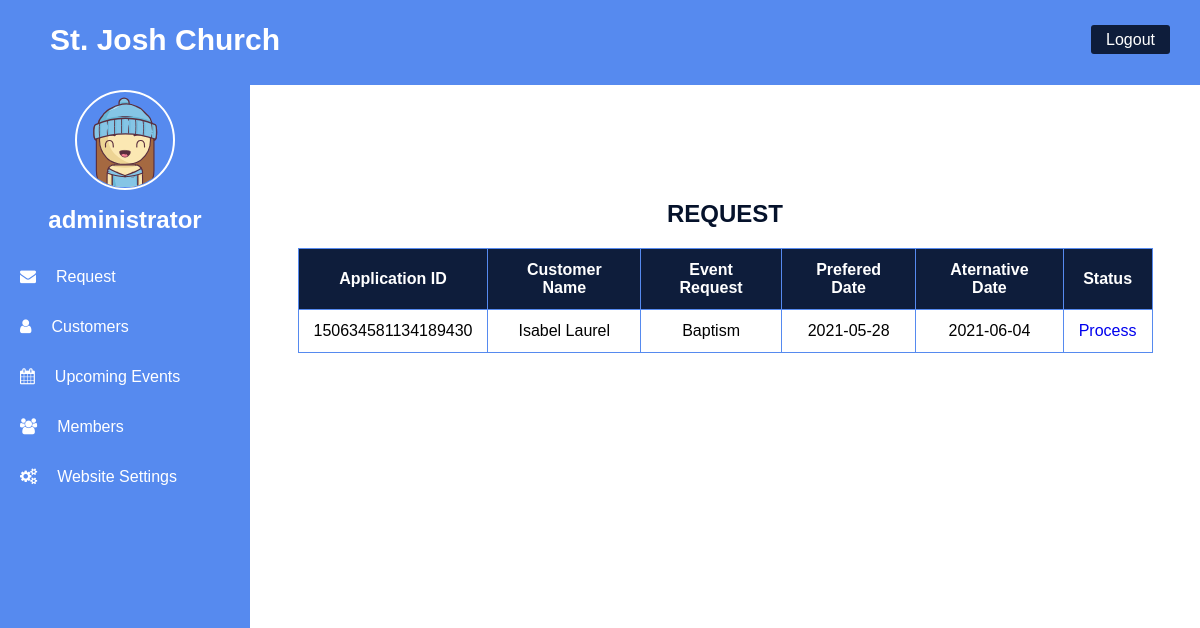
Page /admin/request.php (signed in) on the committed database.
### tables this page shows
CREATE TABLE `user_request` (
  `request_id` int(11) NOT NULL,
  `user_id` int(11) NOT NULL,
  `event_id` int(11) DEFAULT NULL,
  `pre_time` date DEFAULT NULL,
  `alt_time` date DEFAULT NULL,
  `stat` varchar(100) DEFAULT NULL,
  `application_date` datetime NOT NULL DEFAULT current_timestamp(),
  `application_id` varchar(20) NOT NULL
);

CREATE TABLE `user_registration` (
  `user_id` int(11) NOT NULL,
  `name` varchar(100) DEFAULT NULL,
  `email` varchar(50) DEFAULT NULL,
  `address` varchar(100) DEFAULT NULL,
  `phone_no` varchar(20) DEFAULT NULL,
  `username` varchar(20) DEFAULT NULL,
  `password` varchar(20) DEFAULT NULL
);

CREATE TABLE `event_request` (
  `event_id` int(11) NOT NULL,
  `event_name` varchar(100) NOT NULL,
  `avail_file` varchar(100) NOT NULL
);

### admin/function.php (called while the page is built, shortened)
<?php
    function check_login($con){
        if(isset($_SESSION['admin_id']))
        {
            $id = $_SESSION['admin_id'];
            $query = "select * from admin where admin_id = '$id' limit 1";
            $result = mysqli_query($con, $query);
            if($result && mysqli_num_rows($result) > 0)
            {
                $user_data = mysqli_fetch_assoc($result);
                return $user_data;
            }
        }
        die;
    }
?>

### admin/request.php (the view, shortened to what this page needs)
<?php
include('config.php');
$status = '';
?>
<!DOCTYPE html>
<html lang="en">
<head>
    <link rel="stylesheet" href="./css/style.css?v=<?php echo time(); ?>">
    <link rel="stylesheet" href="https://cdnjs.cloudflare.com/ajax/libs/font-awesome/4.7.0/css/font-awesome.min.css">
</head>
<body>
    <?php include('includes/header.php') ?>
    <?php include('includes/sidebar.php') ?>
    <section class="data">
        <h2>Request</h2>
    <form action="" method="POST">
    <table class="table" >
            <thead>
                 <th>Application ID</th>
                <th>Customer Name</th>
                <th>Event Request</th>
                <th>Prefered Date</th>
                <th>Aternative Date</th>
                <th>Status</th>
            </thead>
            <?php
            include ('config.php');
            $query = "select user_request.request_id,user_registration.name, event_request.event_name , user_request.pre_time, user_request.alt_time, user_request.stat,user_request.application_id  FROM user_request,user_registration,event_request where user_request.user_id = user_registration.user_id and event_request.event_id = user_request.event_id";
             $result = mysqli_query($con, $query);
             while($row = $result->fetch_assoc()){?>
                <tbody>
                    <tr>
                        <td><?php echo $row['application_id'] ?></td>
                        <td><?php echo $row['name'] ?></td>
                        <td><?php echo $row['event_name'] ?></td>
                        <td><?php echo $row['pre_time'] ?></td>
                        <td><?php echo $row['alt_time'] ?></td>
                        <?php
                                if($row['stat'] == 'process'){
                                   $status = "Process";
                                }else{
                                    $status = "Approved";
                                }
                            ?>
                        <td>
                            <a href="request.php?edit=<?php echo $row['request_id'];?>"
                            class="ev-btn" ><?php echo $status ?></a>
                        </td>
                    </tr>
                </tbody>
    </form>
             <?php } ?>
    </section>
</body>
</html>

### admin/includes/sidebar.php (shortened to what this page needs)
<?php
include('config.php');
include('function.php');
$user_data = check_login($con);
?>
<div class="side-menu">
    <center>
        <div class="avatar"><img src="./images/bighead.svg" alt=""></div>
        <br><br>
        <h2><?php echo $user_data['name']?></h2>
    </center>
    <br>
    <a href="request.php" ><i class="fa fa-envelope"></i><span>Request</span></a>
    <a href="customers.php" ><i class="fa fa-user"></i><span>Customers</span></a>
    <a href="upcoming-events.php" ><i class="fa fa-calendar"></i><span>Upcoming Events</span></a>
    <a href="members.php" ><i class="fa fa-users"></i><span>Members</span></a>
    <a href="settings.php" ><i class="fa fa-cogs"></i><span>Website Settings</span></a>
</div>

### admin/css/style.css (style rules this page uses)
* { margin: 0; padding: 0; box-sizing: border-box; text-decoration: none; list-style: none; }
body, input { font-family: sans-serif; }
.side-menu { position: fixed; background: #568aef; width: 250px; height: 100%; margin-top: 80px; }
.data { background: rgb(255, 255, 255); height: 50vh; margin-left: 250px; transform: translateY(50%); z-index: 1; }
.data h2 { color: #05122b; text-align: center; margin-bottom: 20px; text-transform: uppercase; }
.side-menu center .avatar { margin-top: 10px; height: 100px; width: 100px; border-radius: 50%; border: 2px solid #fff; }
.side-menu center .avatar img { width: 100%; object-fit: cover; border-radius: 50%; }
.side-menu h2 { margin-top: -20px; color: #fff; }
.side-menu a { display: block; line-height: 50px; transition: 0.5s; }
.side-menu span, i { font-size: 14pxpx; margin-left: 20px; color: #fff; }
.data .table { width: 90%; border-collapse: collapse; margin: auto; margin-bottom: 20px; z-index: 1; }
.table td, .table th { padding: 12px 15px; border: 1px solid #568aef; text-align: center; font-size: 16px; text-transform: capitalize; }
.table th { background: #0e1d3b; color: #fff; }

### rows in the picture
user_request: application "150634581134189430", user.name "Isabel Laurel", event.event_name "Baptism", pre_time "2021-05-28", alt_time "2021-06-04", stat "Process"

### other values in the picture
$user_data['name'] "administrator"
